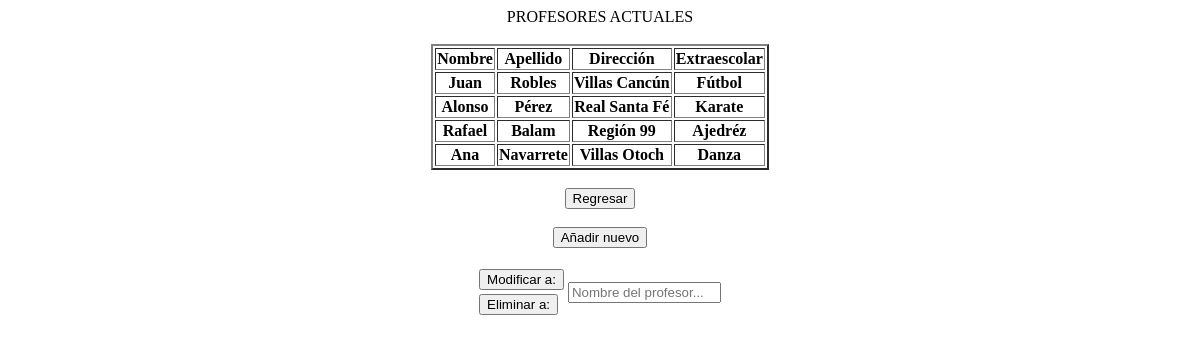
Page /profesores.php on the earlier database version.
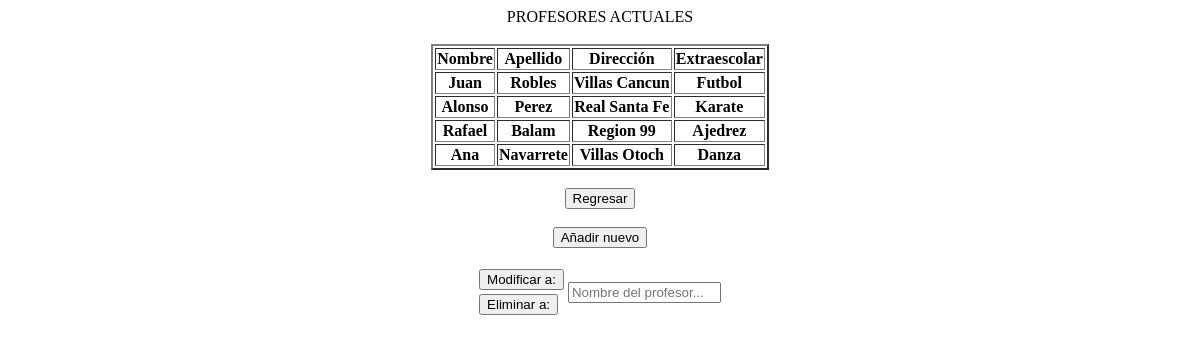
Same page on the later database version.
### tables this page shows
CREATE TABLE `usuarios` (
  `id` int(11) DEFAULT NULL,
  `nombre` varchar(50) DEFAULT NULL,
  `apellido` varchar(50) DEFAULT NULL,
  `direccion` varchar(50) DEFAULT NULL,
  `nombreUsuario` varchar(50) DEFAULT NULL,
  `contra` varchar(50) DEFAULT NULL,
  `tipo` varchar(50) DEFAULT NULL,
  `sesion` varchar(50) DEFAULT NULL,
  `estado` varchar(50) DEFAULT NULL,
  `extraescolar` varchar(50) DEFAULT NULL
);

### profesores.php (the view, shortened to what this page needs)
<html>
<head>
</head>
<body>
<?php
$conexion=mysqli_connect("localhost","root","","login");
$resultado=mysqli_query($conexion,"select * from usuarios where tipo='Maestro'");
echo "<center>PROFESORES ACTUALES<br><br></center>";
echo "<form action='opcionProfesores.php' method='POST'>";
echo "<table align=center border=2>";
echo "<tr>
		<th>Nombre</th><th>Apellido</th><th>Direcci&oacute;n</th><th>Extraescolar</th>
      </tr>";
while($fila=mysqli_fetch_array($resultado)) {
	echo "<tr>
			<th>$fila[1]</th><th>$fila[2]</th><th>$fila[3]</th><th>$fila[9]</th>
		  </tr>";
}
echo "</table>";
echo "<center>
		<br><input type='submit' name='regresar' value='Regresar'><br>
		<br><input type='submit' name='ingresar' value='Añadir nuevo'><br><br>
		<table align=center>
			<tr>
				<td><input type='submit' name='modificar' value='Modificar a:'></td><td rowspan=2><input type='text' name='campo' value='' size='16' placeholder='Nombre del profesor...'>
			</tr>
			<tr>
				<td><input type='submit' name='eliminar' value='Eliminar a:'></td>
			</tr>
		</table>
	  </center>";
echo "</form>";
?>
</body>
</html>

Differences in the rows shown:
changed usuarios "Juan": direccion "Villas Cancún" → "Villas Cancun"; extraescolar "Fútbol" → "Futbol"
changed usuarios "Alonso": apellido "Pérez" → "Perez"; direccion "Real Santa Fé" → "Real Santa Fe"
changed usuarios "Rafael": direccion "Región 99" → "Region 99"; extraescolar "Ajedréz" → "Ajedrez"
